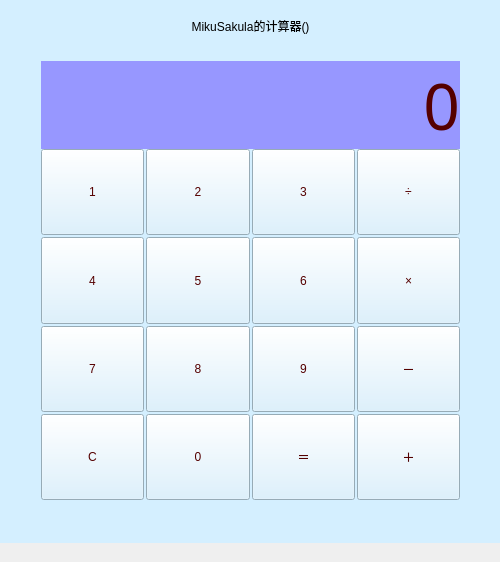
<?xml version="1.0" encoding="UTF-8"?>
<ui version="4.0">
 <class>MainWindow</class>
 <widget class="QMainWindow" name="MainWindow">
  <property name="geometry">
   <rect>
    <x>0</x>
    <y>0</y>
    <width>500</width>
    <height>562</height>
   </rect>
  </property>
  <property name="windowTitle">
   <string>MainWindow</string>
  </property>
  <property name="layoutDirection">
   <enum>Qt::LeftToRight</enum>
  </property>
  <widget class="QWidget" name="centralWidget">
   <property name="styleSheet">
    <string notr="true">background-color: rgb(212, 239, 255);</string>
   </property>
   <widget class="QLabel" name="label_2">
    <property name="geometry">
     <rect>
      <x>100</x>
      <y>10</y>
      <width>301</width>
      <height>31</height>
     </rect>
    </property>
    <property name="styleSheet">
     <string notr="true">font: 25 12pt &quot;等线 Light&quot;;</string>
    </property>
    <property name="text">
     <string>MikuSakula的计算器()</string>
    </property>
    <property name="alignment">
     <set>Qt::AlignCenter</set>
    </property>
   </widget>
   <widget class="QWidget" name="">
    <property name="geometry">
     <rect>
      <x>30</x>
      <y>50</y>
      <width>441</width>
      <height>461</height>
     </rect>
    </property>
    <property name="sizePolicy">
     <sizepolicy hsizetype="Expanding" vsizetype="Preferred">
      <horstretch>0</horstretch>
      <verstretch>0</verstretch>
     </sizepolicy>
    </property>
    <property name="styleSheet">
     <string notr="true">font: 48pt &quot;幼圆&quot;;
color: rgb(85, 0, 0);</string>
    </property>
    <layout class="QVBoxLayout" name="verticalLayout" stretch="2,8">
     <property name="spacing">
      <number>0</number>
     </property>
     <item>
      <widget class="QLabel" name="Scanner">
       <property name="font">
        <font>
         <family>等线</family>
         <pointsize>48</pointsize>
         <weight>50</weight>
         <italic>false</italic>
         <bold>false</bold>
        </font>
       </property>
       <property name="layoutDirection">
        <enum>Qt::LeftToRight</enum>
       </property>
       <property name="styleSheet">
        <string notr="true">background-color: rgb(151, 151, 255);
font: 48pt &quot;等线&quot;;</string>
       </property>
       <property name="text">
        <string>0</string>
       </property>
       <property name="alignment">
        <set>Qt::AlignRight|Qt::AlignTrailing|Qt::AlignVCenter</set>
       </property>
      </widget>
     </item>
     <item>
      <layout class="QGridLayout" name="gridLayout">
       <property name="spacing">
        <number>2</number>
       </property>
       <item row="0" column="2">
        <widget class="QPushButton" name="btnThree">
         <property name="sizePolicy">
          <sizepolicy hsizetype="Expanding" vsizetype="Expanding">
           <horstretch>0</horstretch>
           <verstretch>0</verstretch>
          </sizepolicy>
         </property>
         <property name="styleSheet">
          <string notr="true">font: 48pt &quot;幼圆&quot;;
color: rgb(85, 0, 0);</string>
         </property>
         <property name="text">
          <string>3</string>
         </property>
        </widget>
       </item>
       <item row="2" column="0">
        <widget class="QPushButton" name="btnSeven">
         <property name="sizePolicy">
          <sizepolicy hsizetype="Expanding" vsizetype="Expanding">
           <horstretch>0</horstretch>
           <verstretch>0</verstretch>
          </sizepolicy>
         </property>
         <property name="styleSheet">
          <string notr="true">font: 48pt &quot;幼圆&quot;;
color: rgb(85, 0, 0);</string>
         </property>
         <property name="text">
          <string>7</string>
         </property>
        </widget>
       </item>
       <item row="1" column="2">
        <widget class="QPushButton" name="btnSix">
         <property name="sizePolicy">
          <sizepolicy hsizetype="Expanding" vsizetype="Expanding">
           <horstretch>0</horstretch>
           <verstretch>0</verstretch>
          </sizepolicy>
         </property>
         <property name="styleSheet">
          <string notr="true">font: 48pt &quot;幼圆&quot;;
color: rgb(85, 0, 0);</string>
         </property>
         <property name="text">
          <string>6</string>
         </property>
        </widget>
       </item>
       <item row="2" column="1">
        <widget class="QPushButton" name="btnEight">
         <property name="sizePolicy">
          <sizepolicy hsizetype="Expanding" vsizetype="Expanding">
           <horstretch>0</horstretch>
           <verstretch>0</verstretch>
          </sizepolicy>
         </property>
         <property name="styleSheet">
          <string notr="true">font: 48pt &quot;幼圆&quot;;
color: rgb(85, 0, 0);</string>
         </property>
         <property name="text">
          <string>8</string>
         </property>
        </widget>
       </item>
       <item row="0" column="0">
        <widget class="QPushButton" name="btnOne">
         <property name="sizePolicy">
          <sizepolicy hsizetype="Expanding" vsizetype="Expanding">
           <horstretch>0</horstretch>
           <verstretch>0</verstretch>
          </sizepolicy>
         </property>
         <property name="styleSheet">
          <string notr="true">font: 48pt &quot;幼圆&quot;;
color: rgb(85, 0, 0);</string>
         </property>
         <property name="text">
          <string>1</string>
         </property>
        </widget>
       </item>
       <item row="1" column="0">
        <widget class="QPushButton" name="btnFour">
         <property name="sizePolicy">
          <sizepolicy hsizetype="Expanding" vsizetype="Expanding">
           <horstretch>0</horstretch>
           <verstretch>0</verstretch>
          </sizepolicy>
         </property>
         <property name="styleSheet">
          <string notr="true">font: 48pt &quot;幼圆&quot;;
color: rgb(85, 0, 0);</string>
         </property>
         <property name="text">
          <string>4</string>
         </property>
        </widget>
       </item>
       <item row="2" column="2">
        <widget class="QPushButton" name="btnNive">
         <property name="sizePolicy">
          <sizepolicy hsizetype="Expanding" vsizetype="Expanding">
           <horstretch>0</horstretch>
           <verstretch>0</verstretch>
          </sizepolicy>
         </property>
         <property name="styleSheet">
          <string notr="true">font: 48pt &quot;幼圆&quot;;
color: rgb(85, 0, 0);</string>
         </property>
         <property name="text">
          <string>9</string>
         </property>
        </widget>
       </item>
       <item row="3" column="1">
        <widget class="QPushButton" name="btnZero">
         <property name="sizePolicy">
          <sizepolicy hsizetype="Expanding" vsizetype="Expanding">
           <horstretch>0</horstretch>
           <verstretch>0</verstretch>
          </sizepolicy>
         </property>
         <property name="styleSheet">
          <string notr="true">font: 48pt &quot;幼圆&quot;;
color: rgb(85, 0, 0);</string>
         </property>
         <property name="text">
          <string>0</string>
         </property>
        </widget>
       </item>
       <item row="1" column="3">
        <widget class="QPushButton" name="btnMul">
         <property name="sizePolicy">
          <sizepolicy hsizetype="Expanding" vsizetype="Expanding">
           <horstretch>0</horstretch>
           <verstretch>0</verstretch>
          </sizepolicy>
         </property>
         <property name="styleSheet">
          <string notr="true">font: 48pt &quot;幼圆&quot;;
color: rgb(85, 0, 0);</string>
         </property>
         <property name="text">
          <string>×</string>
         </property>
        </widget>
       </item>
       <item row="3" column="2">
        <widget class="QPushButton" name="btnEqu">
         <property name="sizePolicy">
          <sizepolicy hsizetype="Expanding" vsizetype="Expanding">
           <horstretch>0</horstretch>
           <verstretch>0</verstretch>
          </sizepolicy>
         </property>
         <property name="styleSheet">
          <string notr="true">font: 48pt &quot;幼圆&quot;;
color: rgb(85, 0, 0);</string>
         </property>
         <property name="text">
          <string>＝</string>
         </property>
        </widget>
       </item>
       <item row="2" column="3">
        <widget class="QPushButton" name="btnSub">
         <property name="sizePolicy">
          <sizepolicy hsizetype="Expanding" vsizetype="Expanding">
           <horstretch>0</horstretch>
           <verstretch>0</verstretch>
          </sizepolicy>
         </property>
         <property name="styleSheet">
          <string notr="true">font: 48pt &quot;幼圆&quot;;
color: rgb(85, 0, 0);</string>
         </property>
         <property name="text">
          <string>－</string>
         </property>
        </widget>
       </item>
       <item row="3" column="0">
        <widget class="QPushButton" name="btnCal">
         <property name="sizePolicy">
          <sizepolicy hsizetype="Expanding" vsizetype="Expanding">
           <horstretch>0</horstretch>
           <verstretch>0</verstretch>
          </sizepolicy>
         </property>
         <property name="styleSheet">
          <string notr="true">font: 48pt &quot;幼圆&quot;;
color: rgb(85, 0, 0);</string>
         </property>
         <property name="text">
          <string>C</string>
         </property>
        </widget>
       </item>
       <item row="3" column="3">
        <widget class="QPushButton" name="btnAdd">
         <property name="sizePolicy">
          <sizepolicy hsizetype="Expanding" vsizetype="Expanding">
           <horstretch>0</horstretch>
           <verstretch>0</verstretch>
          </sizepolicy>
         </property>
         <property name="styleSheet">
          <string notr="true">font: 48pt &quot;幼圆&quot;;
color: rgb(85, 0, 0);</string>
         </property>
         <property name="text">
          <string>＋</string>
         </property>
        </widget>
       </item>
       <item row="0" column="1">
        <widget class="QPushButton" name="btnTwo">
         <property name="sizePolicy">
          <sizepolicy hsizetype="Expanding" vsizetype="Expanding">
           <horstretch>0</horstretch>
           <verstretch>0</verstretch>
          </sizepolicy>
         </property>
         <property name="styleSheet">
          <string notr="true">font: 48pt &quot;幼圆&quot;;
color: rgb(85, 0, 0);</string>
         </property>
         <property name="text">
          <string>2</string>
         </property>
        </widget>
       </item>
       <item row="1" column="1">
        <widget class="QPushButton" name="btnFive">
         <property name="sizePolicy">
          <sizepolicy hsizetype="Expanding" vsizetype="Expanding">
           <horstretch>0</horstretch>
           <verstretch>0</verstretch>
          </sizepolicy>
         </property>
         <property name="styleSheet">
          <string notr="true">font: 48pt &quot;幼圆&quot;;
color: rgb(85, 0, 0);</string>
         </property>
         <property name="text">
          <string>5</string>
         </property>
        </widget>
       </item>
       <item row="0" column="3">
        <widget class="QPushButton" name="btnDiv">
         <property name="sizePolicy">
          <sizepolicy hsizetype="Expanding" vsizetype="Expanding">
           <horstretch>0</horstretch>
           <verstretch>0</verstretch>
          </sizepolicy>
         </property>
         <property name="styleSheet">
          <string notr="true">font: 48pt &quot;幼圆&quot;;
color: rgb(85, 0, 0);</string>
         </property>
         <property name="text">
          <string>÷</string>
         </property>
        </widget>
       </item>
      </layout>
     </item>
    </layout>
   </widget>
  </widget>
  <widget class="QMenuBar" name="menuBar">
   <property name="geometry">
    <rect>
     <x>0</x>
     <y>0</y>
     <width>500</width>
     <height>22</height>
    </rect>
   </property>
   <property name="nativeMenuBar">
    <bool>true</bool>
   </property>
  </widget>
  <widget class="QStatusBar" name="statusBar">
   <property name="sizeGripEnabled">
    <bool>false</bool>
   </property>
  </widget>
 </widget>
 <layoutdefault spacing="6" margin="11"/>
 <resources/>
 <connections/>
</ui>
